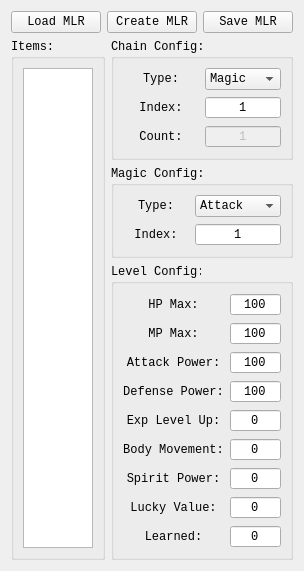
<?xml version="1.0" encoding="UTF-8"?>
<ui version="4.0">
 <class>MainWidget</class>
 <widget class="QWidget" name="MainWidget">
  <property name="geometry">
   <rect>
    <x>0</x>
    <y>0</y>
    <width>287</width>
    <height>511</height>
   </rect>
  </property>
  <property name="font">
   <font>
    <family>Consolas</family>
   </font>
  </property>
  <layout class="QVBoxLayout" name="mainLayout" stretch="0,1">
   <item>
    <layout class="QHBoxLayout" name="srsOpLayout">
     <item>
      <widget class="QPushButton" name="loadMlr">
       <property name="font">
        <font>
         <family>Consolas</family>
        </font>
       </property>
       <property name="text">
        <string>Load MLR</string>
       </property>
      </widget>
     </item>
     <item>
      <widget class="QPushButton" name="createMlr">
       <property name="font">
        <font>
         <family>Consolas</family>
        </font>
       </property>
       <property name="text">
        <string>Create MLR</string>
       </property>
      </widget>
     </item>
     <item>
      <widget class="QPushButton" name="saveMlr">
       <property name="font">
        <font>
         <family>Consolas</family>
        </font>
       </property>
       <property name="text">
        <string>Save MLR</string>
       </property>
      </widget>
     </item>
    </layout>
   </item>
   <item>
    <layout class="QGridLayout" name="bottomLayout">
     <item row="0" column="0" rowspan="3">
      <widget class="QGroupBox" name="itemsGbx">
       <property name="title">
        <string>Items:</string>
       </property>
       <layout class="QVBoxLayout" name="itemsLayout">
        <item>
         <widget class="QListWidget" name="itemsList">
          <property name="contextMenuPolicy">
           <enum>Qt::CustomContextMenu</enum>
          </property>
          <property name="selectionMode">
           <enum>QAbstractItemView::ExtendedSelection</enum>
          </property>
         </widget>
        </item>
       </layout>
      </widget>
     </item>
     <item row="0" column="1">
      <widget class="QGroupBox" name="chainCfgGbx">
       <property name="title">
        <string>Chain Config:</string>
       </property>
       <layout class="QGridLayout" name="chainLayout">
        <item row="0" column="0">
         <widget class="QLabel" name="chainTypeLbl">
          <property name="font">
           <font>
            <family>Consolas</family>
           </font>
          </property>
          <property name="text">
           <string>Type:</string>
          </property>
          <property name="alignment">
           <set>Qt::AlignCenter</set>
          </property>
         </widget>
        </item>
        <item row="1" column="0">
         <widget class="QLabel" name="chainIdxLbl">
          <property name="font">
           <font>
            <family>Consolas</family>
           </font>
          </property>
          <property name="text">
           <string>Index:</string>
          </property>
          <property name="alignment">
           <set>Qt::AlignCenter</set>
          </property>
         </widget>
        </item>
        <item row="1" column="1">
         <widget class="QSpinBox" name="chainIdx">
          <property name="font">
           <font>
            <family>Consolas</family>
            <pointsize>9</pointsize>
            <bold>false</bold>
           </font>
          </property>
          <property name="alignment">
           <set>Qt::AlignCenter</set>
          </property>
          <property name="buttonSymbols">
           <enum>QAbstractSpinBox::NoButtons</enum>
          </property>
          <property name="minimum">
           <number>1</number>
          </property>
          <property name="maximum">
           <number>255</number>
          </property>
         </widget>
        </item>
        <item row="2" column="0">
         <widget class="QLabel" name="chainCountLbl">
          <property name="font">
           <font>
            <family>Consolas</family>
           </font>
          </property>
          <property name="text">
           <string>Count:</string>
          </property>
          <property name="alignment">
           <set>Qt::AlignCenter</set>
          </property>
         </widget>
        </item>
        <item row="2" column="1">
         <widget class="QSpinBox" name="chainCount">
          <property name="enabled">
           <bool>false</bool>
          </property>
          <property name="font">
           <font>
            <family>Consolas</family>
            <pointsize>9</pointsize>
            <bold>false</bold>
           </font>
          </property>
          <property name="alignment">
           <set>Qt::AlignCenter</set>
          </property>
          <property name="buttonSymbols">
           <enum>QAbstractSpinBox::NoButtons</enum>
          </property>
          <property name="minimum">
           <number>0</number>
          </property>
          <property name="maximum">
           <number>255</number>
          </property>
          <property name="value">
           <number>1</number>
          </property>
         </widget>
        </item>
        <item row="0" column="1">
         <widget class="QComboBox" name="chainType">
          <property name="sizePolicy">
           <sizepolicy hsizetype="Minimum" vsizetype="Fixed">
            <horstretch>0</horstretch>
            <verstretch>0</verstretch>
           </sizepolicy>
          </property>
          <item>
           <property name="text">
            <string>Magic</string>
           </property>
          </item>
          <item>
           <property name="text">
            <string>Level</string>
           </property>
          </item>
         </widget>
        </item>
       </layout>
      </widget>
     </item>
     <item row="1" column="1">
      <widget class="QGroupBox" name="magicCfgGbx">
       <property name="title">
        <string>Magic Config:</string>
       </property>
       <layout class="QGridLayout" name="magicLayout">
        <item row="4" column="1">
         <widget class="QSpinBox" name="magicIndex">
          <property name="font">
           <font>
            <family>Consolas</family>
            <pointsize>9</pointsize>
            <bold>false</bold>
           </font>
          </property>
          <property name="alignment">
           <set>Qt::AlignCenter</set>
          </property>
          <property name="buttonSymbols">
           <enum>QAbstractSpinBox::NoButtons</enum>
          </property>
          <property name="minimum">
           <number>1</number>
          </property>
          <property name="maximum">
           <number>255</number>
          </property>
          <property name="value">
           <number>1</number>
          </property>
         </widget>
        </item>
        <item row="4" column="0">
         <widget class="QLabel" name="magicIndexLbl">
          <property name="font">
           <font>
            <family>Consolas</family>
           </font>
          </property>
          <property name="text">
           <string>Index:</string>
          </property>
          <property name="alignment">
           <set>Qt::AlignCenter</set>
          </property>
         </widget>
        </item>
        <item row="3" column="0">
         <widget class="QLabel" name="magicTypeLbl">
          <property name="font">
           <font>
            <family>Consolas</family>
           </font>
          </property>
          <property name="text">
           <string>Type:</string>
          </property>
          <property name="alignment">
           <set>Qt::AlignCenter</set>
          </property>
         </widget>
        </item>
        <item row="3" column="1">
         <widget class="QComboBox" name="magicType">
          <property name="sizePolicy">
           <sizepolicy hsizetype="Minimum" vsizetype="Fixed">
            <horstretch>0</horstretch>
            <verstretch>0</verstretch>
           </sizepolicy>
          </property>
          <item>
           <property name="text">
            <string>Attack</string>
           </property>
          </item>
          <item>
           <property name="text">
            <string>Enhance</string>
           </property>
          </item>
          <item>
           <property name="text">
            <string>Recovery</string>
           </property>
          </item>
          <item>
           <property name="text">
            <string>Assist</string>
           </property>
          </item>
          <item>
           <property name="text">
            <string>Special</string>
           </property>
          </item>
         </widget>
        </item>
       </layout>
      </widget>
     </item>
     <item row="2" column="1">
      <widget class="QGroupBox" name="levelCfgGbx">
       <property name="title">
        <string>Level Config:</string>
       </property>
       <layout class="QGridLayout" name="levelLayout">
        <item row="5" column="0">
         <widget class="QLabel" name="bodyMovementLbl">
          <property name="font">
           <font>
            <family>Consolas</family>
           </font>
          </property>
          <property name="text">
           <string>Body Movement:</string>
          </property>
          <property name="alignment">
           <set>Qt::AlignCenter</set>
          </property>
         </widget>
        </item>
        <item row="0" column="0">
         <widget class="QLabel" name="hpMaxLbl">
          <property name="font">
           <font>
            <family>Consolas</family>
           </font>
          </property>
          <property name="text">
           <string>HP Max:</string>
          </property>
          <property name="alignment">
           <set>Qt::AlignCenter</set>
          </property>
         </widget>
        </item>
        <item row="3" column="1">
         <widget class="QSpinBox" name="defensePower">
          <property name="font">
           <font>
            <family>Consolas</family>
            <pointsize>9</pointsize>
            <bold>false</bold>
           </font>
          </property>
          <property name="alignment">
           <set>Qt::AlignCenter</set>
          </property>
          <property name="buttonSymbols">
           <enum>QAbstractSpinBox::NoButtons</enum>
          </property>
          <property name="minimum">
           <number>1</number>
          </property>
          <property name="maximum">
           <number>9999</number>
          </property>
          <property name="value">
           <number>100</number>
          </property>
         </widget>
        </item>
        <item row="2" column="0">
         <widget class="QLabel" name="attackPowerLbl">
          <property name="font">
           <font>
            <family>Consolas</family>
           </font>
          </property>
          <property name="text">
           <string>Attack Power:</string>
          </property>
          <property name="alignment">
           <set>Qt::AlignCenter</set>
          </property>
         </widget>
        </item>
        <item row="2" column="1">
         <widget class="QSpinBox" name="attackPower">
          <property name="font">
           <font>
            <family>Consolas</family>
            <pointsize>9</pointsize>
            <bold>false</bold>
           </font>
          </property>
          <property name="alignment">
           <set>Qt::AlignCenter</set>
          </property>
          <property name="buttonSymbols">
           <enum>QAbstractSpinBox::NoButtons</enum>
          </property>
          <property name="minimum">
           <number>1</number>
          </property>
          <property name="maximum">
           <number>9999</number>
          </property>
          <property name="value">
           <number>100</number>
          </property>
         </widget>
        </item>
        <item row="4" column="0">
         <widget class="QLabel" name="expLevelUpLbl">
          <property name="font">
           <font>
            <family>Consolas</family>
           </font>
          </property>
          <property name="text">
           <string>Exp Level Up:</string>
          </property>
          <property name="alignment">
           <set>Qt::AlignCenter</set>
          </property>
         </widget>
        </item>
        <item row="1" column="0">
         <widget class="QLabel" name="mpMaxLbl">
          <property name="font">
           <font>
            <family>Consolas</family>
           </font>
          </property>
          <property name="text">
           <string>MP Max:</string>
          </property>
          <property name="alignment">
           <set>Qt::AlignCenter</set>
          </property>
         </widget>
        </item>
        <item row="1" column="1">
         <widget class="QSpinBox" name="mpMax">
          <property name="font">
           <font>
            <family>Consolas</family>
            <pointsize>9</pointsize>
            <bold>false</bold>
           </font>
          </property>
          <property name="alignment">
           <set>Qt::AlignCenter</set>
          </property>
          <property name="buttonSymbols">
           <enum>QAbstractSpinBox::NoButtons</enum>
          </property>
          <property name="minimum">
           <number>1</number>
          </property>
          <property name="maximum">
           <number>999</number>
          </property>
          <property name="value">
           <number>100</number>
          </property>
         </widget>
        </item>
        <item row="3" column="0">
         <widget class="QLabel" name="defensePowerLbl">
          <property name="font">
           <font>
            <family>Consolas</family>
           </font>
          </property>
          <property name="text">
           <string>Defense Power:</string>
          </property>
          <property name="alignment">
           <set>Qt::AlignCenter</set>
          </property>
         </widget>
        </item>
        <item row="4" column="1">
         <widget class="QSpinBox" name="expLevelUp">
          <property name="font">
           <font>
            <family>Consolas</family>
            <pointsize>9</pointsize>
            <bold>false</bold>
           </font>
          </property>
          <property name="alignment">
           <set>Qt::AlignCenter</set>
          </property>
          <property name="buttonSymbols">
           <enum>QAbstractSpinBox::NoButtons</enum>
          </property>
          <property name="minimum">
           <number>0</number>
          </property>
          <property name="maximum">
           <number>65535</number>
          </property>
          <property name="value">
           <number>0</number>
          </property>
         </widget>
        </item>
        <item row="5" column="1">
         <widget class="QSpinBox" name="bodyMovement">
          <property name="font">
           <font>
            <family>Consolas</family>
            <pointsize>9</pointsize>
            <bold>false</bold>
           </font>
          </property>
          <property name="alignment">
           <set>Qt::AlignCenter</set>
          </property>
          <property name="buttonSymbols">
           <enum>QAbstractSpinBox::NoButtons</enum>
          </property>
          <property name="minimum">
           <number>0</number>
          </property>
          <property name="maximum">
           <number>127</number>
          </property>
          <property name="value">
           <number>0</number>
          </property>
         </widget>
        </item>
        <item row="7" column="1">
         <widget class="QSpinBox" name="luckyValue">
          <property name="font">
           <font>
            <family>Consolas</family>
            <pointsize>9</pointsize>
            <bold>false</bold>
           </font>
          </property>
          <property name="alignment">
           <set>Qt::AlignCenter</set>
          </property>
          <property name="buttonSymbols">
           <enum>QAbstractSpinBox::NoButtons</enum>
          </property>
          <property name="minimum">
           <number>0</number>
          </property>
          <property name="maximum">
           <number>127</number>
          </property>
          <property name="value">
           <number>0</number>
          </property>
         </widget>
        </item>
        <item row="8" column="0">
         <widget class="QLabel" name="learnedLbl">
          <property name="font">
           <font>
            <family>Consolas</family>
           </font>
          </property>
          <property name="text">
           <string>Learned:</string>
          </property>
          <property name="alignment">
           <set>Qt::AlignCenter</set>
          </property>
         </widget>
        </item>
        <item row="8" column="1">
         <widget class="QSpinBox" name="learned">
          <property name="font">
           <font>
            <family>Consolas</family>
            <pointsize>9</pointsize>
            <bold>false</bold>
           </font>
          </property>
          <property name="alignment">
           <set>Qt::AlignCenter</set>
          </property>
          <property name="buttonSymbols">
           <enum>QAbstractSpinBox::NoButtons</enum>
          </property>
          <property name="minimum">
           <number>0</number>
          </property>
          <property name="maximum">
           <number>255</number>
          </property>
          <property name="value">
           <number>0</number>
          </property>
         </widget>
        </item>
        <item row="6" column="1">
         <widget class="QSpinBox" name="spiritPower">
          <property name="font">
           <font>
            <family>Consolas</family>
            <pointsize>9</pointsize>
            <bold>false</bold>
           </font>
          </property>
          <property name="alignment">
           <set>Qt::AlignCenter</set>
          </property>
          <property name="buttonSymbols">
           <enum>QAbstractSpinBox::NoButtons</enum>
          </property>
          <property name="minimum">
           <number>0</number>
          </property>
          <property name="maximum">
           <number>127</number>
          </property>
          <property name="value">
           <number>0</number>
          </property>
         </widget>
        </item>
        <item row="6" column="0">
         <widget class="QLabel" name="spiritPowerLbl">
          <property name="font">
           <font>
            <family>Consolas</family>
           </font>
          </property>
          <property name="text">
           <string>Spirit Power:</string>
          </property>
          <property name="alignment">
           <set>Qt::AlignCenter</set>
          </property>
         </widget>
        </item>
        <item row="7" column="0">
         <widget class="QLabel" name="luckyValueLbl">
          <property name="font">
           <font>
            <family>Consolas</family>
           </font>
          </property>
          <property name="text">
           <string>Lucky Value:</string>
          </property>
          <property name="alignment">
           <set>Qt::AlignCenter</set>
          </property>
         </widget>
        </item>
        <item row="0" column="1">
         <widget class="QSpinBox" name="hpMax">
          <property name="font">
           <font>
            <family>Consolas</family>
            <pointsize>9</pointsize>
            <bold>false</bold>
           </font>
          </property>
          <property name="alignment">
           <set>Qt::AlignCenter</set>
          </property>
          <property name="buttonSymbols">
           <enum>QAbstractSpinBox::NoButtons</enum>
          </property>
          <property name="minimum">
           <number>1</number>
          </property>
          <property name="maximum">
           <number>999</number>
          </property>
          <property name="value">
           <number>100</number>
          </property>
         </widget>
        </item>
       </layout>
      </widget>
     </item>
    </layout>
   </item>
  </layout>
 </widget>
 <tabstops>
  <tabstop>loadMlr</tabstop>
  <tabstop>createMlr</tabstop>
  <tabstop>saveMlr</tabstop>
  <tabstop>itemsList</tabstop>
  <tabstop>chainType</tabstop>
  <tabstop>chainIdx</tabstop>
  <tabstop>chainCount</tabstop>
  <tabstop>magicType</tabstop>
  <tabstop>magicIndex</tabstop>
  <tabstop>hpMax</tabstop>
  <tabstop>mpMax</tabstop>
  <tabstop>attackPower</tabstop>
  <tabstop>defensePower</tabstop>
  <tabstop>expLevelUp</tabstop>
  <tabstop>bodyMovement</tabstop>
  <tabstop>spiritPower</tabstop>
  <tabstop>luckyValue</tabstop>
  <tabstop>learned</tabstop>
 </tabstops>
 <resources/>
 <connections/>
</ui>
